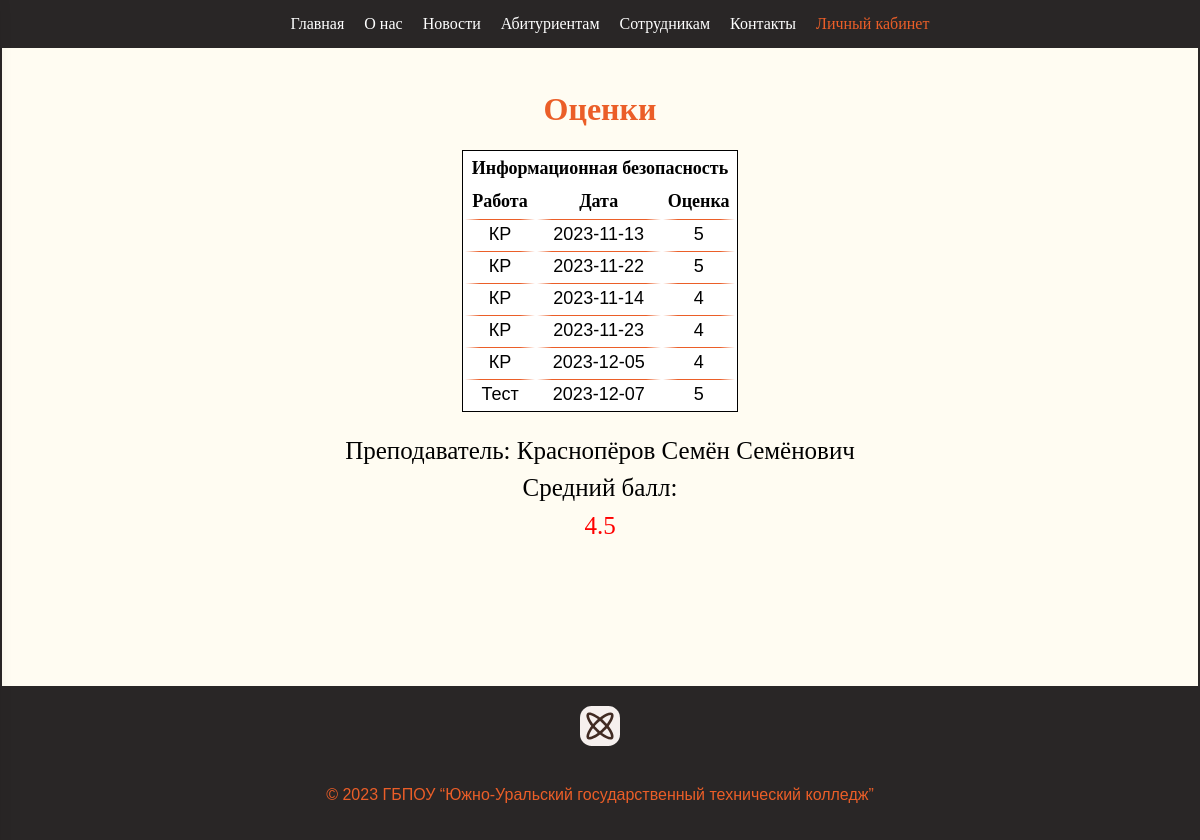
The app's page /index.php?page=moreRating&id_lesson=4 (signed in) with its own data.
### tables this page shows
CREATE TABLE `lessons` (
  `id_lesson` int NOT NULL,
  `name_lesson` varchar(60) NOT NULL
);

CREATE TABLE `rating` (
  `id_rating` int NOT NULL,
  `id_user` int NOT NULL,
  `id_lesson` int NOT NULL,
  `rating` int NOT NULL,
  `description_rating` varchar(60) NOT NULL,
  `date_rating` date NOT NULL
);

### index.php (called while the page is built, shortened)
<?php
    $page = isset($_GET['page']) && file_exists('php/' . $_GET['page'] . '.php') ? $_GET['page'] : 'home';
    include 'php/' . $page . '.php';
?>

### php/moreRating.php (the view, shortened to what this page needs)
<?php include('server.php') ?>
<?php
  $login_user = $_SESSION['login_user'];
?>
<!DOCTYPE html>
<html lang="ru">
<head>
    <link rel="stylesheet" href="../css/all.css">
    <link rel="stylesheet" href="../css/rating.css">
</head>
<body>
    <header class="header">
        <div class="widthContainer">
            <nav class="menu">
                <ul>
                    <li class="li" ><a href="../index.php?page=home" >Главная</a></li>
                    <li class="li"><a href="../index.php?page=about">О нас</a></li>
                    <li class="li"><a href="../index.php?page=news">Новости</a></li>
                    <li class="submenu li">
                        <a href="#">Абитуриентам</a>
                    </li>
                    <li class="li"><a href="../index.php?page=work">Сотрудникам</a></li>
                    <li class="li"><a href="../index.php?page=work">Контакты</a></li>
                    <li class="submenu li">
                        <a href="../index.php?page=profile" class="act">Личный кабинет</a>
                    </li>
                </ul>
            </nav>
        </div>
    </header>
    <main class="main">
        <div class="paper">
            <h1>Оценки</h1>
            <div class="paper2">
                <table>
                    <thead>
                        <tr>
                            <th colspan="3">
                                <?php
                                $id_lesson = $_GET['id_lesson'];
                                $query = "SELECT name_lesson FROM lessons WHERE id_lesson = $id_lesson";
                                $result = mysqli_query($db, $query);
                                if ($result) {
                                    $row = mysqli_fetch_assoc($result);
                                    echo $row['name_lesson'];
                                } else {
                                    echo 'Ошибка выполнения запроса: ' . mysqli_error($db);
                                }
                            ?></th>
                        </tr>
                        <tr>
                            <th>Работа</th>
                            <th>Дата</th>
                            <th>Оценка</th>
                        </tr>
                    </thead>
                    <tbody>
                        <?php
                            $id_lesson = $_GET['id_lesson'];
                            $resultRating = mysqli_query($db, "
                                SELECT description_rating, date_rating, rating
                                FROM rating
                                WHERE id_user = (SELECT id_user FROM users WHERE login_user = '$login_user')
                                AND id_lesson = $id_lesson
                            ");
                            while ($rowRating = mysqli_fetch_assoc($resultRating)) {
                                echo '<tr>';
                                echo '<td>' . $rowRating['description_rating'] . '</td>';
                                echo '<td>' . $rowRating['date_rating'] . '</td>';
                                echo '<td>' . $rowRating['rating'] . '</td>';
                                echo '</tr>';
                            }
                        ?>
                    </tbody>
                </table>
                <div class="right2">
                    <?php
                        $id_lesson = $_GET['id_lesson'];
                        $query = "SELECT
                        CONCAT(t.surname_teacher, ' ', t.name_teacher, ' ', t.patronymic_teacher) AS teacher_name,
                                IF(ROUND(AVG(r.rating), 1) = ROUND(AVG(r.rating), 0), ROUND(AVG(r.rating), 0), ROUND(AVG(r.rating), 1)) AS average_rating
                            FROM
                                Teachers t
                            INNER JOIN rating r ON t.id_lesson = r.id_lesson
                            WHERE
                                r.id_user = (SELECT id_user FROM users WHERE login_user = '$login_user')
                                AND r.id_lesson = $id_lesson
                            GROUP BY
                                t.surname_teacher, t.name_teacher, t.patronymic_teacher";
                        $result = mysqli_query($db, $query);
                        if ($result) {
                            $row = mysqli_fetch_assoc($result);
                            echo '<div class="prepod"> Преподаватель: ' . $row['teacher_name'] . '</div>';
                            echo '<div class="rat"><div class="big">Средний балл: </div>' . $row['average_rating'] . '</div>';
                        } else {
                            echo 'Ошибка выполнения запроса: ' . mysqli_error($db);
                        }
                    ?>
                </div>
            </div>
        </div>
    </main>
    <footer class="footer">
        <div class="widthContainer">
            <div class="footer-logo">
                <img src="../imgs/logo.svg" alt="Логотип колледжа">
            </div>
            <p>&copy; 2023 ГБПОУ “Южно-Уральский государственный технический колледж”</p>
        </div>
    </footer>
</body>
</html>

### css/all.css (style rules this page uses)
body { margin: 0; padding: 0; font-family: Arial, sans-serif; background-color: #FFFFFF; color: #000000; }
.widthContainer { max-width: 1200px; }
.header { background-color: #292626; position: fixed; width: 100%; z-index: 1; display: flex; justify-content: center; font-family: 'ART'; }
.menu ul { display: flex; list-style: none; margin: 0; }
.menu .li { margin-right: 20px; padding: 15px 0px; }
.menu a { text-decoration: none; color: #FFFFFF; }
.menu .submenu { position: relative; }
.menu .li .act { color: #EB5E28; }
.footer { background-color: #292626; color: #EB5E28; padding: 20px 0; text-align: center; display: flex; justify-content: center; }
.footer-logo img { width: 100%; height: auto; max-width: 40px; margin-bottom: 20px; }

### css/rating.css (style rules this page uses)
.main { max-width: 1200px; margin: 0 auto; padding-top: 70px; background-color: #FFFCF2; min-height:77vh; border-left: 2px solid #292626; border-right: 2px solid #292626; text-align: center; }
.main h1 { font-size: 32px; max-width:400px ; font-family: 'ARTstr'; color: #EB5E28; }
.paper { display: flex; flex-direction: column; align-items: center; }
.paper2 { display: flex; flex-direction: column; align-items: center; flex-wrap: wrap; }
.right2 { margin-top: 20px; }
.rat { font-size: 25px; font-family: 'ARTstr'; color: red; line-height: 1.5; }
.big { font-size: 25px; font-family: 'ARTstr'; line-height: 1.5; color: black; }
.prepod { font-size: 25px; line-height: 1.5; font-family: 'ARTstr'; }
tbody td { border: none; border-top:1px solid #EB5E28 ; line-height: 1.5; border-left: 15px solid white; border-right: 15px solid white; font-size: 18px; }
thead th { border: none; font-family: 'ART'; font-size: 18px; padding: 5px; }
table { border: 1px solid black; background-color: white; }

### records on screen
lessons: name_lesson "Информационная безопасность"
rating: description_rating "КР", date_rating "2023-11-13", rating "5"
rating: description_rating "КР", date_rating "2023-11-22", rating "5"
rating: description_rating "КР", date_rating "2023-11-14", rating "4"
rating: description_rating "КР", date_rating "2023-11-23", rating "4"
rating: description_rating "КР", date_rating "2023-12-05", rating "4"
rating: description_rating "Тест", date_rating "2023-12-07", rating "5"

### other values on screen
$row['teacher_name'] "Краснопёров Семён Семёнович"
$row['average_rating'] "4.5"
